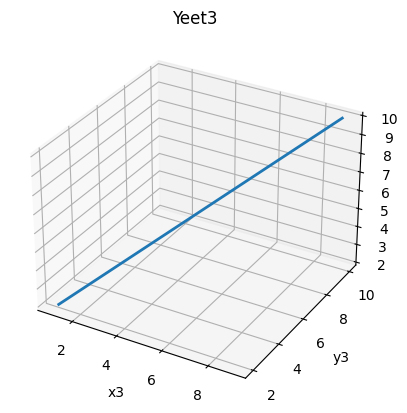

Recreate this plot in Python.
### file generated by the 'plotpy' Rust crate

import numpy as np
import matplotlib.pyplot as plt
import matplotlib.ticker as tck
import matplotlib.patches as pat
import matplotlib.path as pth
import matplotlib.patheffects as pff
import matplotlib.lines as lns
import matplotlib.transforms as tra
import mpl_toolkits.mplot3d

# Variable to handle NaN values coming from Rust
NaN = np.NaN

# List of additional objects to calculate bounding boxes
EXTRA_ARTISTS = []

# Adds an entity to the EXTRA_ARTISTS list to calculate bounding boxes
def add_to_ea(obj):
    if obj!=None: EXTRA_ARTISTS.append(obj)

# Is a dictionary of mplot3d objects (one for each subplot_3d)
THREE_D = dict()

# Is a tuple holding the key to the current THREE_D object (defines the subplot_3d)
THREE_D_ACTIVE = (1,1,1)

# Creates or returns the mplot3d object with the current subplot_3d definition specified by THREE_D_ACTIVE
def ax3d():
    global THREE_D
    global THREE_D_ACTIVE
    if not THREE_D_ACTIVE in THREE_D:
        a, b, c = THREE_D_ACTIVE
        THREE_D[THREE_D_ACTIVE] = plt.gcf().add_subplot(a,b,c,projection='3d')
        THREE_D[THREE_D_ACTIVE].set_xlabel('x')
        THREE_D[THREE_D_ACTIVE].set_ylabel('y')
        THREE_D[THREE_D_ACTIVE].set_zlabel('z')
        add_to_ea(THREE_D[THREE_D_ACTIVE])
    return THREE_D[THREE_D_ACTIVE]

# Specifies the THREE_D_ACTIVE parameters to define a subplot_3d
def subplot_3d(a,b,c):
    global THREE_D_ACTIVE
    THREE_D_ACTIVE = (a,b,c)
    ax3d()

# Transforms data limits to axis limits
def data_to_axis(coords):
    plt.axis() # must call this first
    return plt.gca().transLimits.transform(coords)

# Transforms axis limits to data limits
def axis_to_data(coords):
    plt.axis() # must call this first
    return plt.gca().transLimits.inverted().transform(coords)

# Configures the aspect of axes with a same scaling from data to plot units for x, y and z.
def set_equal_axes():
    global THREE_D
    if len(THREE_D) == 0:
        ax = plt.gca()
        ax.axes.set_aspect('equal')
        return
    try:
        ax = ax3d()
        ax.set_box_aspect([1,1,1])
        limits = np.array([ax.get_xlim3d(), ax.get_ylim3d(), ax.get_zlim3d()])
        origin = np.mean(limits, axis=1)
        radius = 0.5 * np.max(np.abs(limits[:, 1] - limits[:, 0]))
        x, y, z = origin
        ax.set_xlim3d([x - radius, x + radius])
        ax.set_ylim3d([y - radius, y + radius])
        ax.set_zlim3d([z - radius, z + radius])
    except:
        import matplotlib
        print('VERSION of MATPLOTLIB = {}'.format(matplotlib.__version__))
        print('ERROR: set_box_aspect is missing in this version of Matplotlib')

################## plotting commands follow after this line ############################


subplot_3d(1,1,1)
plt.gca().set_xlabel(r'x3')
plt.gca().set_ylabel(r'y3')
plt.gca().set_zlabel(r'z3')
plt.title(r'Yeet3')
xyz=np.array([[9,10,10],[5,6,6],[1,2,2],])
ax3d().plot(xyz[:,0],xyz[:,1],xyz[:,2],linewidth=2)

fn=r'C:\Users\Joren\Desktop\RustDrawing\math-calc\example_data\Yeet3_graph'
plt.savefig(fn,bbox_inches='tight',bbox_extra_artists=EXTRA_ARTISTS)

plt.show()
